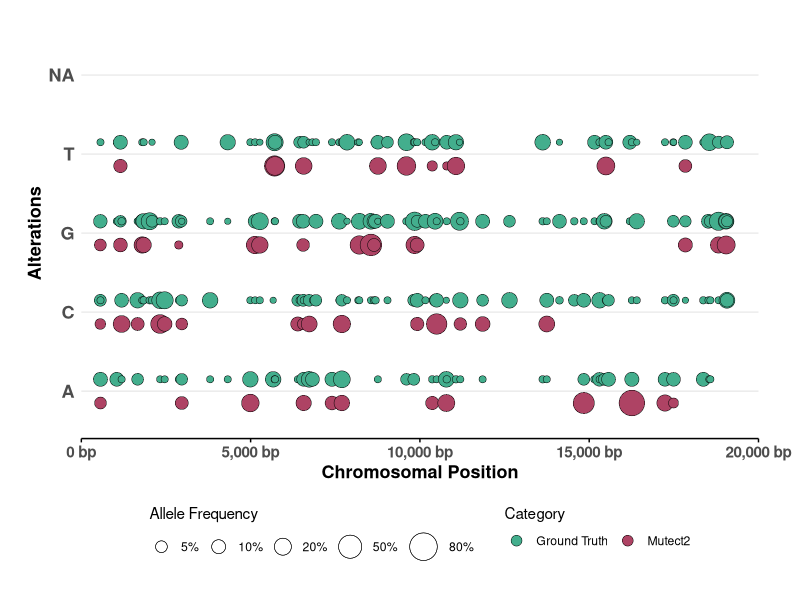
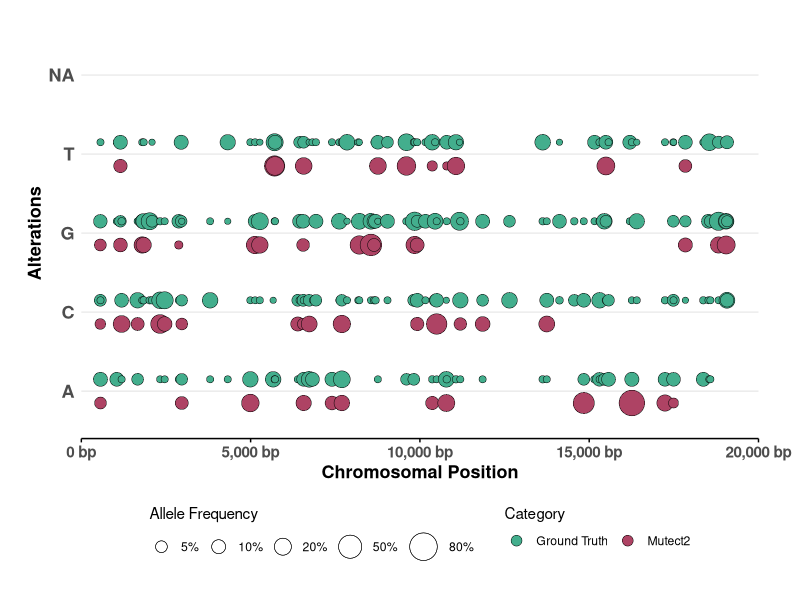
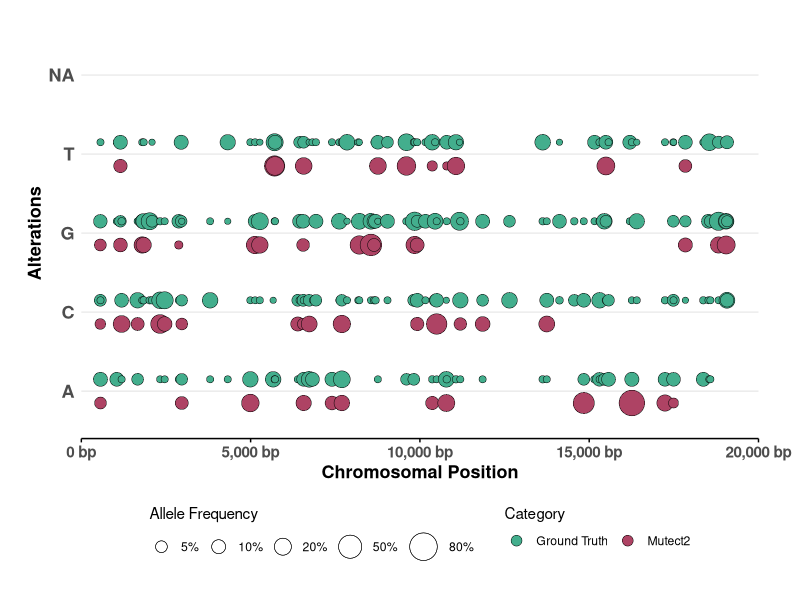

Write R code to recreate these figures, in order.



# rm(list = ls())
gc()

library(data.table)
library(stringr)

df = fread("Ground_truth_vs_Mutect2.clean.annotated.tsv")

df[which(df$`Mutect2 ALT` == "")]$`Mutect2 ALT` = NA

library(ggplot2)
library(ggforce)

gr = ggplot(data = df) +
    
    geom_point(
        aes(x = POS, y = `Ground Truth ALT`, size = `Ground Truth AF`, fill = "Ground Truth"),
        position = position_nudge(y = .15), shape = 21, stroke = .25
    ) +
    
    geom_point(
        aes(x = POS, y = `Mutect2 ALT`, size = `Mutect2 AF`, fill = "Mutect2"),
        position = position_nudge(y = -.15), shape = 21, stroke = .25
    ) +
    
    scale_size_continuous(
        range = c(2, 10), 
        limits = c(0, 1),
        breaks = c(.05, .1, .2, .5, .8),
        labels = scales::percent,
        guide = guide_legend(
            title = "Allele Frequency",
            title.position = "top"
        )
    ) +
    
    scale_fill_manual(
        values = c(
            "Ground Truth" = "#43ae8d",
            "Mutect2"      = "#ae4364"
        ),
        
        guide = guide_legend(
            title = "Category",
            title.position = "top",
            
            override.aes = list(size = 3.5)
        )
    ) +
    
    scale_x_continuous(labels = scales::comma_format(suffix = " bp"), 
                       expand = c(0, 0),
                       limits = c(0, 20000)) +
    
    theme_minimal() +
    
    theme(
        legend.position = "bottom",
        
        axis.line.x = element_line(),
        axis.ticks.x = element_line(),
        
        axis.text.y = element_text(face = "bold", size = 13),
        axis.text.x = element_text(face = "bold", size = 11),
        axis.title.y = element_text(face = "bold", size = 13),
        axis.title.x = element_text(face = "bold", size = 13),
        
        panel.grid.minor = element_blank(),
        panel.grid.major.x = element_blank(),
        
        plot.margin = margin(20, 30, 20, 20)
    ) +
    
    labs(
        x = "Chromosomal Position",
        y = "Alterations"
    )



ggsave(
    plot = gr, filename = "Plots/Bubble-plot.pdf", device = cairo_pdf,
    width = 12, height = 6, units = "in"
)

ggsave(
    plot = gr, filename = "Plots/Bubble-plot.svg",
    width = 12, height = 6, units = "in"
)

ggsave(
    plot = gr, filename = "Plots/Bubble-plot.jpeg",
    width = 12, height = 6, units = "in", dpi = 600
)


gr5 = gr
